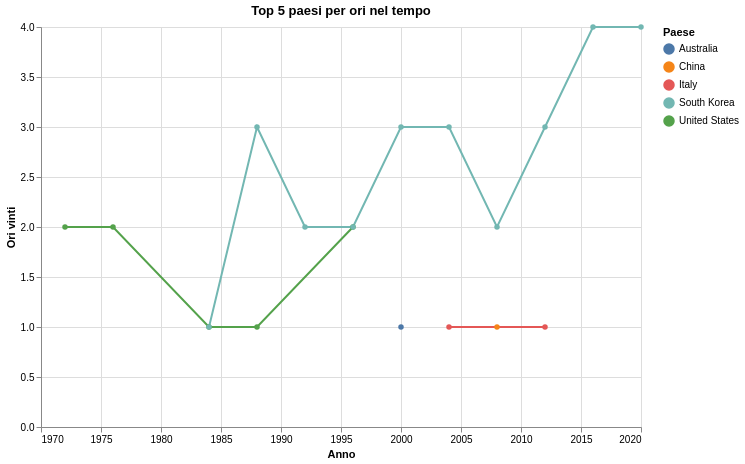

The code cell stored with this chart in its notebook:
### Code cell
#Grafico interattivo per vedere i 5 top paesi per medaglie d'oro in ogni sport nel corso del tempo
gold_by_country = df_macro_sport[df_macro_sport['gold'] > 0][['sport', 'year', 'country', 'gold']].rename(columns={'gold': 'golds'})

sports_list = df_sport_profile['sport'].tolist()


top5_by_sport = (
    gold_by_country.groupby(['sport', 'country'])['golds']
    .sum()
    .reset_index()
    .sort_values(['sport', 'golds'], ascending=[True, False])
    .groupby('sport')
    .head(5)
)

gold_top5 = gold_by_country.merge(
    top5_by_sport[['sport', 'country']],
    on=['sport', 'country'],
    how='inner'
)

sport_dropdown = alt.binding_select(options=sports_list, name='Sport: ')
sport_select = alt.selection_point(fields=['sport'], bind=sport_dropdown, value=sports_list[0])

alt.Chart(gold_top5).mark_line(point=True).encode(
    x=alt.X('year:Q', title='Anno', axis=alt.Axis(format='d')),
    y=alt.Y('golds:Q', title='Ori vinti'),
    color=alt.Color('country:N', title='Paese'),
    tooltip=['country', 'year', 'golds']
).add_params(
    sport_select
).transform_filter(
    sport_select
).properties(
    width=600,
    height=400,
    title='Top 5 paesi per ori nel tempo'
)

### Figure 1 — Vega-Lite specification as saved in the notebook (floating-point values rounded to 4 significant figures; data arrays with more than 128 entries replaced by an {"elided": "..."} marker saying what was removed)
{"config": {"view": {"continuousWidth": 300, "continuousHeight": 300}}, "data": {"name": "data-44dc1b7930847791dc4d9cecceae69f4"}, "mark": {"type": "line", "point": true}, "encoding": {"color": {"field": "country", "title": "Paese", "type": "nominal"}, "tooltip": [{"field": "country", "type": "nominal"}, {"field": "year", "type": "quantitative"}, {"field": "golds", "type": "quantitative"}], "x": {"axis": {"format": "d"}, "field": "year", "title": "Anno", "type": "quantitative"}, "y": {"field": "golds", "title": "Ori vinti", "type": "quantitative"}}, "height": 400, "params": [{"name": "param_36", "select": {"type": "point", "fields": ["sport"]}, "bind": {"input": "select", "options": ["Archery", "Artistic Gymnastics", "Artistic Swimming", "Athletics", "Badminton", "Baseball", "Basketball", "Beach Volleyball", "Boxing", "Canoe Slalom", "Canoe Sprint", "Cycling Mountain Bike", "Cycling Road", "Cycling Track", "Diving", "Equestrian Dressage", "Equestrian Eventing", "Equestrian Jumping", "Fencing", "Football", "Handball", "Hockey", "Judo", "Modern Pentathlon", "Rhythmic Gymnastics", "Rowing", "Sailing", "Shooting", "Softball", "Swimming", "Table Tennis", "Taekwondo", "Tennis", "Trampolining", "Triathlon", "Volleyball", "Water Polo", "Weightlifting", "Wrestling"], "name": "Sport: "}, "value": "Archery"}], "title": "Top 5 paesi per ori nel tempo", "transform": [{"filter": {"param": "param_36"}}], "width": 600, "$schema": "https://vega.github.io/schema/vega-lite/v5.20.1.json", "datasets": {"data-44dc1b7930847791dc4d9cecceae69f4": {"elided": "944 records"}}}
